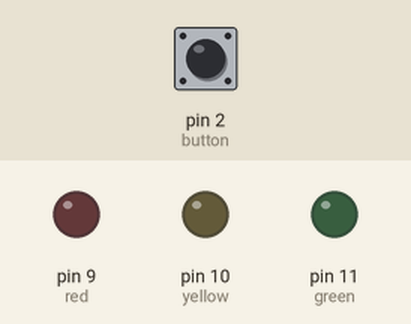
The sketch below on a simulated Arduino Uno, built with avr-gcc and run on an emulated ATmega328P. Shown: output pins drawn as LEDs (lit = HIGH). Inputs (shaded band) come from the test bench; at power-on: pin 2 (button) LOW.

Above: at 1.25 s.
1.3 s: pin 2 (button) pulled HIGH for 3.2 s
At 4.65 s:
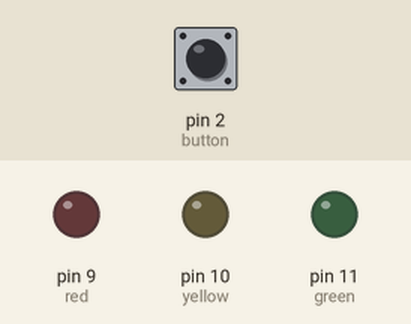
7.5 s: pin 2 (button) pulled HIGH for 0.15 s
At 8.27 s:
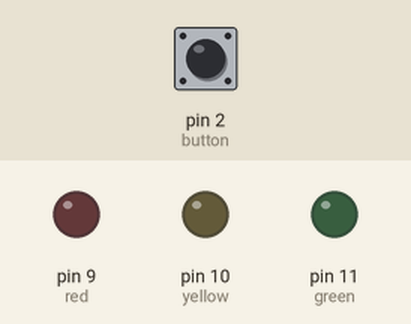
10.6 s: pin 2 (button) pulled HIGH for 1 s
At 13.25 s:
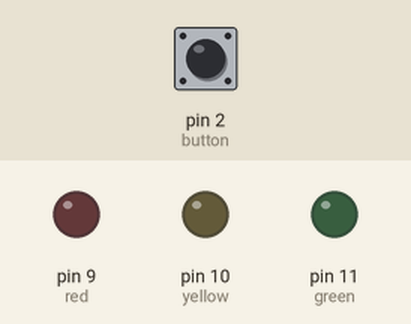
Timing chart, 0 to 23.6 s (numbered marks = the images above; inputs shaded):
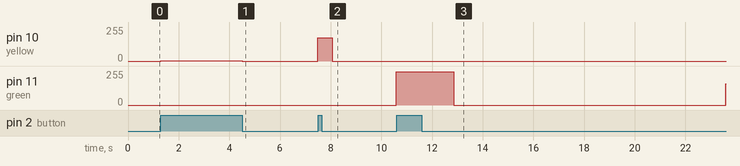

The sketch:

A2.ino
```cpp
//declare pin values for the LEDs and the button
int green = 11;
int yellow = 10;
int red = 9;
int button = 2;

int change = 1; // direction of change for loop index, either 1 or -1
int start = 0;  // pmv value for the start of loop, either 0 or 255
int pin_start = 11; // pin vaule for start of loop, either 11 or 9

void setup() {
  // set pins as either inputs and outputs
  pinMode(button, INPUT);
  pinMode(green, OUTPUT);
  pinMode(yellow, OUTPUT);
  pinMode(red, OUTPUT);
}

void loop() {
    int i = pin_start; // sets index i to pin starting value

    for (i; i > 8 && i < 12; i=i-change){ // this loop through the LED pins

      // turns off all LEDs at each LED change
      digitalWrite(green, LOW);       // green LED off
      digitalWrite(yellow, LOW);      // yellow LED off
      digitalWrite(red, LOW);         // red LED off

      int j = start;      // resets j to start value, 0 or 255, depending on the direction

      for (j; j < 256 && j > -1 ; j=j+change){  // loops through all pmv values of the indexed LED
        analogWrite(i, j); // the indexed led to the indexed pmv value
        delay(5); // waits breifly to set the pace of the fade

        if (digitalRead(button) == HIGH){ // checks to see if button has been pressed
          change=-change;       // changes the direction of increment for both loops
          if (start == 0){      // opens if currently fading to bright
            start = 255;        // fade loop now starts LEDs bright
            pin_start = 9;      // pin loop now starts on red
          }
          else {              // opens if currently fading to dark
            start = 0;        // fade loop now starts LEDs dark
            pin_start = 11;   // pin loop now starts on green
          }
          while (digitalRead(button) == HIGH){ // closes when button is released so button can be clicked instead of held
            delay(10); // waits briefly
          }
        }
        }
      }
}
```

Measured:
- after the input at 1.3 s, pin 9 (red): stays LOW (without the input it goes to HIGH after 6.0 s); pin 10 (yellow): 3/255 → 0/255 after 3.2 s instead of 1.3 s
- after the input at 7.5 s, pin 9 (red): stays LOW (without the input it goes to HIGH after 3.1 s); pin 10 (yellow): 174/255 → 0/255 after 0.56 s instead of 0.87 s; pin 11 (green): 0/255 → 250/255 after 3.1 s
- after the input at 10.6 s, pin 9 (red): stays LOW (without the input it goes to HIGH after 6.0 s); pin 11 (green): 250/255 → 0/255 after 2.3 s instead of 0.03 s
